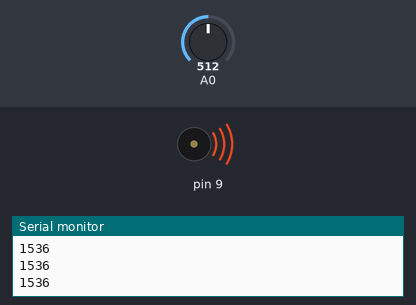
This sketch was run on a simulated Arduino Uno, built with avr-gcc and run on an emulated ATmega328P. On the bench: buzzer (waves = sounding), the last lines printed to the serial monitor. The test bench sets the inputs (shaded band); at power-on: A0 = 512.

Above: at 1.2 s.
1.3 s: A0 set to 0
At 2.2 s:
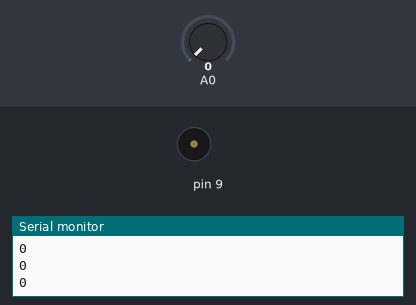
2.8 s: A0 set to 122
At 3.4 s:
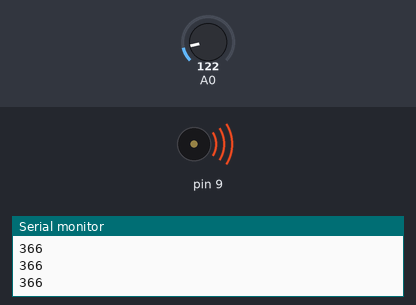
Timing chart, 0 to 5.8 s (numbered marks = the images above; inputs shaded):
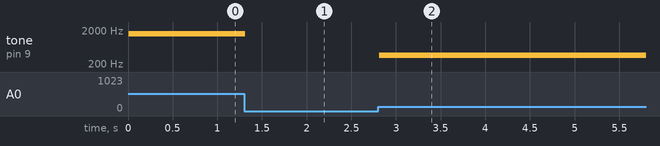

The sketch:

BUZZERPIENTIOMETER.ino
```cpp
// Take value from petentiometer and send it into the piezzo buzzer

void setup() {
  // put your setup code here, to run once:
Serial.begin(9600);
pinMode(9, OUTPUT);
}

int currentValue = 0;
void loop() {
  // put your main code here, to run repeatedly:
int readValue = analogRead(A0) * 3;

delay(10);
tone(9, readValue);
Serial.println(readValue);
}
```

Measured:
- after the input at 1.3 s, tone on pin 9: 1536 Hz → silent at once
- after the input at 2.8 s, tone on pin 9: silent → 366 Hz at once
